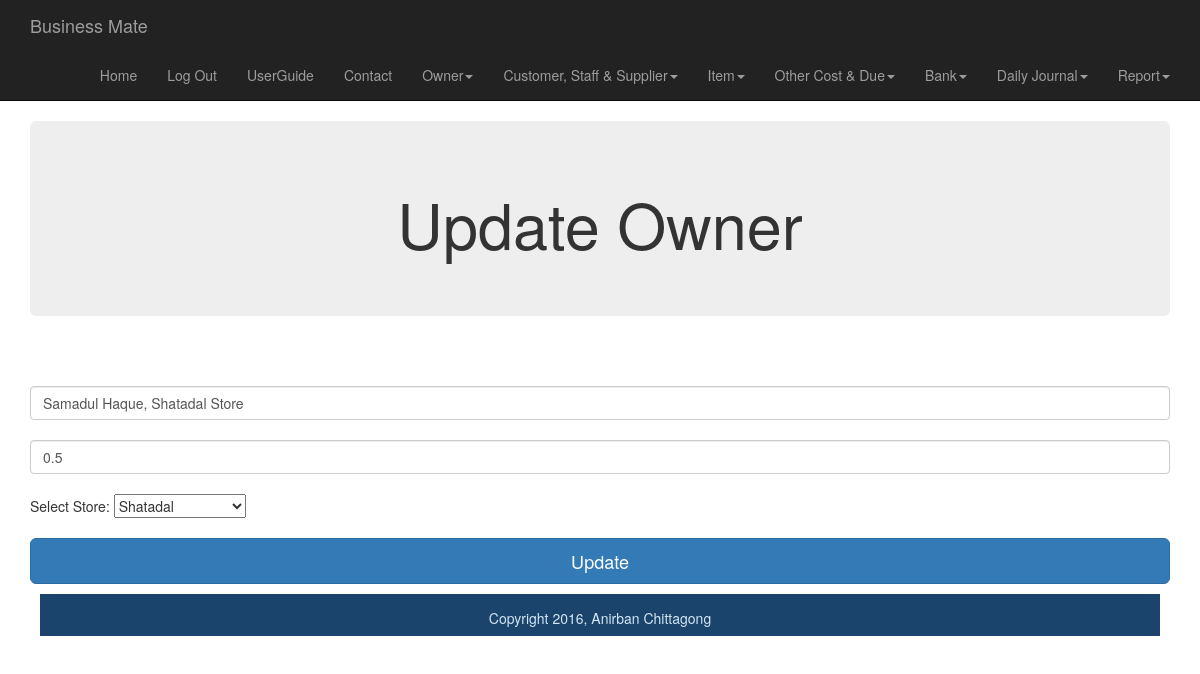
The page /smart_shop/owner_section/ownerentryupdate.php?id=1 (signed in) on the database its author committed.
### tables this page shows
CREATE TABLE IF NOT EXISTS `owner` (
  `id` int(11) NOT NULL AUTO_INCREMENT,
  `name` varchar(200) NOT NULL,
  `percentage` float NOT NULL,
  `store_id` int(11) NOT NULL,
  `userId` int(11) NOT NULL,
  PRIMARY KEY (`id`),
  KEY `store_id` (`store_id`)
);

CREATE TABLE IF NOT EXISTS `store` (
  `id` int(11) NOT NULL AUTO_INCREMENT,
  `name` varchar(200) NOT NULL,
  `address` varchar(200) NOT NULL,
  `contact_number` varchar(100) NOT NULL,
  `userId` int(11) NOT NULL,
  PRIMARY KEY (`id`)
);

### smart_shop/dbGeneralFunctions.php (called while the page is built, shortened)
<?php
	function get_owner_by_id($id) {
		$connection =mysql_connect(DB_SERVER,DB_USER,DB_PASS);
		 $db_select=mysql_select_db(DB_NAME,$connection);
		 $user_id=$_SESSION['userId'];
		$query = "SELECT *
				FROM owner WHERE userId = {$user_id} AND id = {$id}";
		$owner_set = mysql_query($query, $connection);
		return $owner_set;
	}
	function get_store_by_id($id) {
		$connection =mysql_connect(DB_SERVER,DB_USER,DB_PASS);
		 $db_select=mysql_select_db(DB_NAME,$connection);
		 $user_id=$_SESSION['userId'];
		$query = "SELECT *
				FROM store WHERE userId = {$user_id} AND id = {$id}";
		$supplier_set = mysql_query($query, $connection);
		return $supplier_set;
	}
?>

### smart_shop/owner_section/ownerentryupdate.php (the view, shortened to what this page needs)
<?php include("..\dbGeneralFunctions.php"); ?>
<?php include("../includes/header.php"); ?>
	<div class="container">
		<div class="jumbotron">
		<h1>Update  Owner </h1>
		<?php
		$owner_id=$_GET["id"];
		$entry_set=get_owner_by_id($owner_id);
		$entry= mysql_fetch_array($entry_set);
		?>
		</div>
	</div>
	 <div class="container">
		<form class="form-signin" method="post" action="ownerentryupdate.php">
        <input name="name" class="form-control" placeholder="Owner Name, Shop Name" required="" autofocus="" value="<?php echo $entry["name"]?>">
        <input name="percentage" class="form-control" placeholder="Owner Percentage(0.01 to .99)" required="" value="<?php echo $entry["percentage"]?>">
		<p>Select Store:
		<?php
		$store_set=get_store_by_id($entry["store_id"]);
				$store= mysql_fetch_array($store_set);?>
		<select name="storeId">
		<option value="<?php echo $entry["store_id"]?>"><?php echo $store["name"]?></option>
		</select>
        <button class="btn btn-lg btn-primary btn-block" type="submit" name="submit">Update</button>
      </form>
	<div id="footer">Copyright 2016, Anirban Chittagong</div>
	</body>
</html>

### smart_shop/css/styles.css (style rules this page uses)
.jumbotron { text-align:center; }
#footer { height: 3em; margin: 10px; padding: 1em; text-align: center; background: #1A446C; color: #D4E6F4; clear:both; }

### rows shown on the page
owner: name "Samadul Haque, Shatadal Store", percentage "0.5"
store: storeId "Shatadal"
